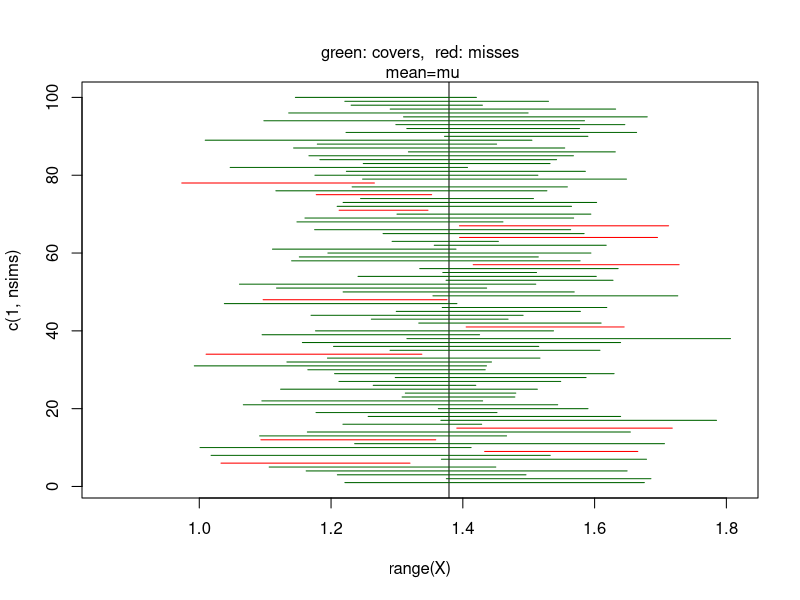

Generate this figure with R:
#### meanCoverageOfConfidenceIntervals.R 

cheeseX=c(0.86, 1.53, 1.57, 1.81, 0.99, 1.09, 1.29, 1.78, 1.29, 1.58)
mean(cheeseX); sd(cheeseX)

#  mu = 1.379;   sig = 0.3277;   n=10

simulateConfidenceInterval = function(
    X=cheeseX, CImethod=c("normal", "t"), alpha = 0.10,
    simMethod=c("normal","Bootstrap","cauchy"), 
    nsims=10000, nreps=1, mu = mean(X), sig = sd(X),
    plot=FALSE,
    reportTime=FALSE) {
  CImethod = CImethod[1]
  simMethod = simMethod[1]
  n = length(X)
  confLevel = 1 - alpha/2
  if(plot==TRUE) {
    plot(range(X), c(1,nsims), pch="")
    abline(v=mu)
    mtext(side = 3, "green: covers,  red: misses\n mean=mu")
  }
  timeReport = system.time( {
    simFunction = function(repNumber) {
      x = switch(simMethod,
                 normal=rnorm(n, mu, sig),
                 Bootstrap=sample(X, 10, replace=TRUE),
                 cauchy=rcauchy(n, mu, sig)
      )
      interval = 
        switch(CImethod,
               normal=mean(x)+
                 c(-1,1)*qnorm(confLevel)*sd(x)/sqrt(n),
               t     =mean(x)+
                 c(-1,1)*qt(confLevel,n-1)*sd(x)/sqrt(n)
        )
      covers = (mu > interval[1]) & (mu < interval[2])
      if(plot==TRUE) 
        lines(interval, rep(repNumber, 2), 
              col=c("red", "darkgreen")[(1+covers)])
      return(covers)   ## Boolean
    }
    for(rep in 1:nreps) {
      coverResult = sapply(1:nsims, simFunction)
      cat("1-alpha=", 1-alpha, "  coverage= ",  mean(coverResult), " CImethod=", CImethod, "   simMethod=", simMethod, "\n") 
    }
  })
  if(reportTime) return(timeReport) else return(invisible(NULL))
}


simulateConfidenceInterval(plot=TRUE, nsims=100)
simulateConfidenceInterval()    ### nsims=10000, the default
simulateConfidenceInterval(CImethod="t")
simulateConfidenceInterval(simMethod="Bootstrap")
simulateConfidenceInterval(CImethod="t", simMethod="Bootstrap")

simulateConfidenceInterval(CImethod="normal", simMethod="cauchy")
simulateConfidenceInterval(CImethod="t", simMethod="cauchy")
### Surprising result:  for cauchy, normal CI works better than t!

